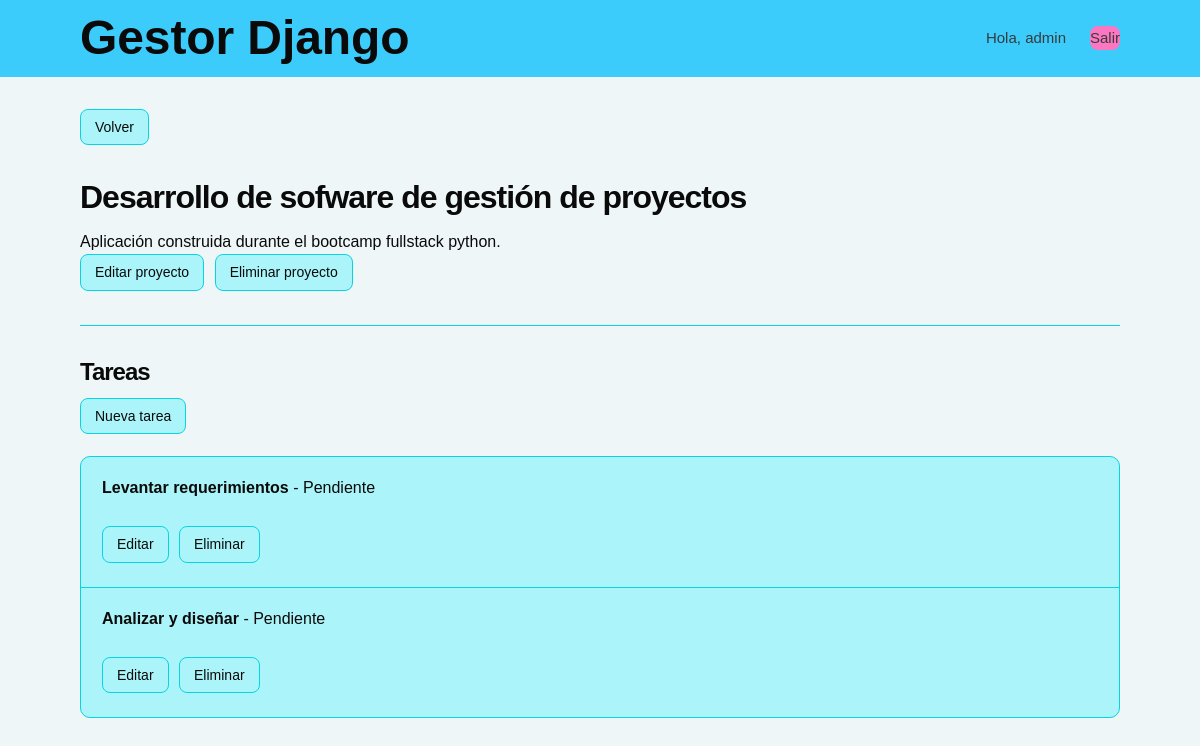
Screenshot of /proyectos/1/ (signed in) with the database file from the repository.
### tareas/models.py (models this page shows, shortened)
class Proyecto(models.Model):
    usuario = models.ForeignKey(settings.AUTH_USER_MODEL, on_delete=models.CASCADE, related_name='proyectos')
    nombre = models.CharField(max_length=100)
    descripcion = models.TextField(blank=True)
    fecha_creacion = models.DateTimeField(auto_now_add=True)

class Tarea(models.Model):
    ESTADOS = [
        ("pendiente","Pendiente"),
        ("en_proceso","En proceso"),
        ("finalizado","Finalizado")
    ]
    proyecto = models.ForeignKey(Proyecto, on_delete=models.CASCADE,related_name='tareas')
    titulo = models.CharField(max_length=100)
    descripcion = models.TextField(blank=True)
    estado = models.CharField(
        max_length=20,
        choices=ESTADOS,#establece los valores posibles
        default='pendiente' #valor por defecto
    )
    fecha_creacion = models.DateTimeField(auto_now_add=True)

### tareas/views.py (the view)
# urls.py: path("proyectos/<int:pk>/", ProyectoDetailView.as_view(), name="proyecto_detail"),
class ProyectoDetailView(LoginRequiredMixin, DetailView):
    model = Proyecto
    template_name = "tareas/proyecto_detail.html"
    context_object_name = "proyecto"
    def get_queryset(self):
        return Proyecto.objects.filter(usuario=self.request.user).prefetch_related("tareas")

### tareas/templates/tareas/proyecto_detail.html (shortened to what this page needs)
{% extends 'base.html' %}
{% block content %}
<a href="{% url 'proyecto_list' %}">Volver</a>
<h1>{{ proyecto.nombre }}</h1>
<p>{{ proyecto.descripcion }}</p>
<a href="{% url 'proyecto_update' proyecto.pk %}">Editar proyecto</a>
<a href="{% url 'proyecto_delete' proyecto.pk %}">Eliminar proyecto</a>
<hr>
<h2>Tareas</h2>
<a href="{% url 'tarea_create' proyecto.pk %}">Nueva tarea</a>
{% if proyecto.tareas.all %}
    <ul>
        {% for tarea in proyecto.tareas.all %}
            <li>
                <strong>{{ tarea.titulo }}</strong>
                - {{ tarea.get_estado_display }}
                <br>
                <br>
                <a href="{% url 'tarea_update' tarea.pk %}">Editar</a>
                <a href="{% url 'tarea_delete' tarea.pk %}">Eliminar</a>
            </li>
        {% endfor %}
    </ul>
{% else %}
    <p>Este proyecto no tiene tareas.</p>
{% endif %}
{% endblock %}

### tareas/templates/base.html (shortened to what this page needs)
{% load static %}
<!doctype html>
<html lang="es">
<head>
    <link rel="stylesheet" href="{% static 'css/styles.css' %}">
</head>
<body>
    <header class="site-header">
        <nav class="container nav">
            <a class="brand" href="{% url 'proyecto_list' %}">
                Gestor Django
            </a>
            <div class="nav-links">
                {% if user.is_authenticated %}
                    <span>Hola, {{ user.username }}</span>
                    <form method="post" action="{% url 'logout' %}">
                        <button type="submit" class="link-button">
                            Salir
                        </button>
                    </form>
                {% else %}
                    <a href="{% url 'login' %}">Ingresar</a>
                    <a href="{% url 'registro' %}">Registrarse</a>
                {% endif %}
            </div>
        </nav>
    </header>
    <main class="container page">
        {% block content %}
        {% endblock %}
    </main>
</body>
</html>

### tareas/static/css/styles.css (style rules this page uses)
:root { --tinta: #3bccfc; --tinta-suave: #080909; --papel: #eef6f8; --superficie: #abf5fa; --barra-texto: #0a0a0a; --barra-texto-suave: #373b3b; --borde: #08d3e2; --acento: #0a0a0a; --acento-osc: #0095a2; --acento-luz: #aaeeff; --peligro: #fc76c2; --ambar: #e0fd3b; --radio: 10px; --ancho: 1080px; }
*, *::before, *::after { box-sizing: border-box; }
body { margin: 0; min-height: 100vh; background-color: var(--papel); color: var(--acento); font-family: Helvetica, Arial, sans-serif; font-size: 16px; line-height: 1.6; -webkit-font-smoothing: antialiased; }
h1, h2, h3 { line-height: 1.5; letter-spacing: -1px; margin-bottom:8px; }
h1 { font-size: 32px; font-weight: 650; }
h2 { font-size: 24px; font-weight: 600; }
p { margin:auto; }
a { color: var(--acento); text-decoration: none; font-weight: 500; }
.container { width: 100%; max-width: var(--ancho); margin-inline: auto; padding-inline: 20px; }
.page { padding-block: 32px 48px; }
.site-header { background-color: var(--tinta); box-shadow: 0 1px 0 var(--acento-oscuro); position: sticky; top: 0; z-index: 10; }
.nav { display: flex; flex-wrap: wrap; align-items: center; justify-content: space-between; gap: 16px; min-height: 62px; }
.brand { color: var(--barra-texto); font-size: 48px; font-weight: 650; letter-spacing: -0.1px; }
.nav-links { display: flex; flex-wrap: wrap; align-items: center; gap: 24px; color: var(--barra-texto-suave); font-size: 15px; }
.nav-links form { margin: 0; display: inline-flex; }
.link-button { background: none; border: 0; padding: 0; font: inherit; color:var(--barra-texto-suave); cursor: pointer; }
hr { border: 0; border-top: 1px solid var(--borde); margin: 28px 0; }
.btn, button[type="submit"] { display: inline-block; background-color: var(--acento); color: #fff; border: 1px solid var(--acento); border-radius: 8px; padding: 10px 20px; font: inherit; font-weight: 550; font-size: 15px; cursor: pointer; transition: background-color .15s ease; }
.nav-links button[type="submit"] { background: none; border: 0; padding: 0; color:var(--barra-texto-suave); font-weight: 400; }
form:has(button[type="submit"]):not(:has(input:not([type="hidden"]))) button[type="submit"] { background-color: var(--peligro); border-color: var(--peligro); }
.page a:not(.btn):not(.btn-secondary) { display: inline-block; border: 1px solid var(--borde); border-radius: 8px; padding: 6px 14px; margin-right: 6px; margin-bottom: 6px; background-color: var(--superficie); color: var(--acento); font-size: 14px; }
.page ul { list-style: none; margin: 16px 0 0; padding: 0; background-color: var(--superficie); border: 1px solid var(--borde); border-radius: var(--radio); box-shadow: var(--sombra); overflow: hidden; }
.page ul li { padding: 18px 21px; border-bottom: 1px solid var(--borde); }
.page ul li:last-child { border-bottom: 0; }
.page ul li strong { font-size: 16px; }

### rows the page displays
Proyecto: nombre "Desarrollo de sofware de gestión de proyectos", descripcion "Aplicación construida durante el bootcamp fullstack python."
Tarea: titulo "Levantar requerimientos", estado "Pendiente"
Tarea: titulo "Analizar y diseñar", estado "Pendiente"

### other values shown
{{ user.username }} "admin"
